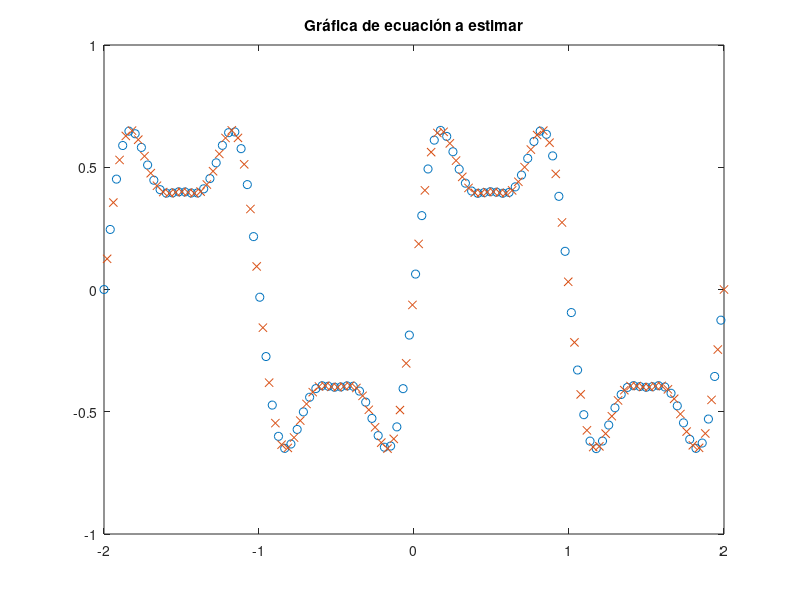

The MATLAB source for this figure: (Note: this script raises an error after producing the figure.)
%%  APRENDIZAJE NEURO-ADAPTATIVO Y ANFIS
%
%  La estructura básica del sistema de inferencia fuzzy de Mamdani es un modelo que mapea características de entrada a funciones
%  de pertenencia de entrada a reglas, reglas a un conjunto de características de salida, y las funciones de pertenencia de salida
%  a valores con salida de 'valoración-única'o a una decisión asociada con  la salida. Tal sistema usa funciones de pertenencia
%  fijas que son escogidas arbitrariamente y una regla de estructura que es esencialmente predeterminada por la interpretación del
%  usuario de las características de las variables del modelo.
%
%  ANFIS y el diseñador neuro-difuso aplican técnicas de inferencia difusa al modelado de datos. La forma de las funciones de 
%  pertenencia depende de los parámetros y cambiar estos parámetros cambia la forma de la función de pertenencia. 
%  En lugar de simplemente mirar los datos para elegir los parámetros de la función de pertenencia, se eligen automáticamente los 
%  parámetros de la función de pertenencia utilizando estas aplicaciones de Fuzzy Logic Toolbox.
%
%  Por ejemplo, si se desea aplicar inferencia difusa a un sistema para el cual ya tiene una colección de datos de entrada/salida
%  que se desea utilizar para modelar, seguir el modelo o algún escenario similar. No necesariamente tiene una estructura de 
%  modelo predeterminada basada en las características de las variables en su sistema.
%
%  En algunas situaciones de modelado, no se puede discernir lo que las funciones de pertenencia deberían parecer simplemente
%  al mirar los datos. En lugar de elegir arbitrariamente los parámetros asociados a una función de pertenencia dada, 
%  estos parámetros se podrían elegir para adaptar las funciones de pertenencia a los datos de entrada/salida para tener en 
%  cuenta estos tipos de variaciones en los valores de datos. En tales casos, puede utilizar las técnicas de aprendizaje 
%  neuro-adaptativas de la Fuzzy Logic Toolbox incorporadas en el comando anfis.
%
%  El método de aprendizaje neuro-adaptativo funciona de manera similar al de las redes neuronales. Las técnicas de aprendizaje 
%  neuro-adaptativas proporcionan un método para el procedimiento de modelado difuso para aprender información sobre un conjunto
%  de datos. El software Fuzzy Logic Toolbox calcula los parámetros de la función de pertenencia que mejor permiten que el sistema
%  de inferencia difuso asociado rastree los datos de entrada/salida dados. La función Fuzzy Logic Toolbox que realiza este 
%  parámetro de función de pertenencia se llama anfis en MATLAB.
%
%  El acrónimo ANFIS deriva su nombre del sistema de inferencia neurodifuso adaptativo. Utilizando un conjunto de datos de 
%  entrada/salida dado, la función del toolbox anfis construye un sistema de inferencia difuso (FIS) cuyos parámetros de función 
%  de pertenencia se ajustan usando un algoritmo de propagación posterior solo o en combinación con un método de mínimos cuadrados 
%  Este ajuste permite que sus sistemas difusos aprendan de los datos que están modelando.
%
%  Una estructura de tipo red similar a la de una red neuronal, que mapea entradas a través de funciones de pertenencia de 
%  entrada y parámetros asociados, y luego a través de funciones de pertenencia de salida y parámetros asociados a salidas, puede 
%  usarse para interpretar el mapa de entrada/salida.
%
%  Los parámetros asociados con las funciones de pertenencia cambian a través del proceso de aprendizaje. El cálculo de estos 
%  parámetros (o su ajuste) es facilitado por un vector gradiente. Este vector gradiente proporciona una medida de lo bien que 
%  el sistema de inferencia difusa está modelando los datos de entrada/salida para un conjunto dado de parámetros. Cuando se 
%  obtiene el vector de gradiente, se puede aplicar cualquiera de varias rutinas de optimización para ajustar los parámetros para 
%  reducir en alguna medida de error. Esta medida de error se define normalmente por la suma de la diferencia cuadrática entre 
%  salidas reales y deseadas. Anfis utiliza backpropagation o una combinación de la estimación por mínimos cuadrados y 
%  backpropagation para la estimación de los parámetros de la función de pertenencia.
%
%  El enfoque de modelado utilizado por anfis es similar a muchas técnicas de identificación de sistemas. En primer lugar, se 
%  plantea la hipótesis de una estructura de modelo parametrizada (relacionar entradas a funciones de pertenencia a reglas a 
%  salidas a funciones de pertenencia, etc.). A continuación, recopila datos de entrada/salida en un formato que pueda ser 
%  utilizado por anfis para el entrenamiento. A continuación, puede utilizar anfis para entrenar el modelo FIS para emular los
%  datos de entrenamiento que se le presentan modificando los parámetros de la función de pertenencia de acuerdo con un criterio
%  de error elegido.
%
%  En general, este tipo de modelado funciona bien si los datos de entrenamiento presentados a anfis para entrenar los
%  parámetros de la función de pertenencia son totalmente representativos de las características de los datos que el FIS
%  entrenado pretende modelar. En algunos casos, sin embargo, los datos se recogen utilizando medidas ruidosas, y los datos de
%  entrenamiento no pueden ser representativos de todas las características de los datos que se presentarán al modelo. En tales
%  situaciones, la validación del modelo es útil.
%
%  La validación del modelo es el proceso por el cual los vectores de entrada de los conjuntos de datos de entrada/salida en los
%  cuales el FIS no fue entrenado, son presentados al modelo FIS entrenado para ver cómo el modelo FIS predice los valores de
%  salida del conjunto de datos correspondiente.
%  
%  Un problema con la validación de modelos para modelos construidos usando técnicas adaptativas es seleccionar un conjunto de
%  datos que sea representativo de los datos que el modelo entrenado pretende emular, pero suficientemente distintos del conjunto
%  de datos de entrenamiento para no hacer trivial el proceso de validación.
%
%  Si se ha recogido una gran cantidad de datos, esperamos que estos datos contengan todas las características representativas
%  necesarias, por lo que el proceso de selección de un conjunto de datos para verificar o probar los propósitos se hace más
%  fácil. Sin embargo, si espera presentar mediciones ruidosas en su modelo, es posible que el conjunto de datos de entrenamiento
%  no incluya todas las características representativas que desea modelar.
%
%  El conjunto de datos de prueba le permite comprobar la capacidad de generalización del sistema de inferencia difusa resultante.
%  La idea detrás del uso de un conjunto de datos de verificación para la validación del modelo es que después de cierto punto en
%  el entrenamiento, el modelo comienza a superponer el conjunto de datos de entrenamiento. En principio, el error del modelo
%  para el conjunto de datos de comprobación tiende a disminuir a medida que el entrenamiento se lleva a cabo hasta el punto en
%  que comienza el sobreentrenado y, a continuación, el error del modelo para los datos de comprobación aumenta repentinamente.
%  El ajuste excesivo se explica por la prueba del FIS entrenado en los datos de entrenamiento contra los datos de comprobación
%  y eligiendo los parámetros de la función de pertenencia como aquellos asociados con el error de comprobación mínimo si estos
%  errores indican que el modelo se sobreentrena.
%
%  Normalmente, estos conjuntos de datos de entrenamiento y comprobación se recogen sobre la base de observaciones del sistema
%  de destino y luego se almacenan en archivos separados.
%
%% 
%%  DESARROLLO DE UN EJEMPLO
%
% # Se definen los datos de entrada y salida
% # Se genera el FIS
% # Se define el entranamiento con el número de intentos y el error medio cuadrático
% # Se entrena el conjunto de datos
% # Se validan los resultados
% 
%  El problema en cuestión es hacer una aproximación difusa de la función y=0.6sin(πx) + 0.3sin(3πx) + 0.1sin(5πx), usando anfis
%  con datos de entrenamiento y de validaciónws
%%

%%
%  El primer paso es generar los datos
%%
numPts=200;
x=linspace(-2,2,numPts)'; 
y=0.6*sin(pi*x)+0.3*sin(3*pi*x)+0.1*sin(5*pi*x);
data=[x y];
%%
%  Se genera los datos de entrenamiento y los datos de validación
%%
trndata=data(1:2:numPts,:); 
chkdata=data(2:2:numPts,:);  

%%
%  La gráfica de a ecuación que se va a entrenar se muestra a continuación:
%%
figure
plot(trndata(:,1),trndata(:,2),'o',chkdata(:,1),chkdata(:,2),'x') 
title('Gráfica de ecuación a estimar');

%%
%  Se configura el entorno de entrenamiento. Primero, se establece el número y tipo de funciones de pertenencia. Para el tipo de
%  función, se establece la función por defecto para mostrar el desarrollo básico. Posteriormente, se evaluará cada función
%%

numMFs=5; 
mfType='gbellmf';

%%
%  Se genera la matriz FIS y se visualizan las funciones de pertenencia generadas
%%
fismat=genfis1(trndata,numMFs,mfType); 

figure
[x,mf]=plotmf(fismat,'input',1);
plot(x,mf);
title('Funciones de pertenenecia');

%%
%  A continuación, se establece el número de intentos para entrenar la red, así como su tolerancia al error.
%%

trnEpoNum=100;
trnErrGoa=0;

trnOpt=[trnEpoNum trnErrGoa];

%%
%  Luego, se configuran las opciones que se van a visualizar. Con la opción 1 se muestran las opciones por defecto.
%%

dispOpt=1;

%%
%  Se genera una matriz de validación. Debe ser una muestra aleatoria de los datos de entrada, pero para el ejemplo básico, se
%  dejará por defecto
%%

trnDataM = []; 

%%
%  Por último, se genera el tipo de optimización que se va a usar: 0: backpropagation y 1 (defecto): método híbrido
%%
optMethod=0;

%%
%  Por último, se entrena el sistema con los parámetros anteriormente configurados.
%%
[fismat1,trnErr,ss]=anfis(trndata,fismat,trnOpt,dispOpt,trnDataM,optMethod);
%%
%  Se evalúa el sistema resultante, encontrando el error cuadrático medio
%%
trnOut=evalfis(trndata(:,1),fismat1);
trnRMSE=norm(trnOut-trndata(:,2))/sqrt(length(trnOut));
%%
%  Se grafica el error vs los intentos.
%%
epoch=1:trnEpoNum;
figure
plot(epoch,trnErr,'o');
title('Error vs entrenamientos');
hold on;
%%
%  Por último, se visualiza el resultado del sistema entrenado
%%
anfis_y=evalfis(x(:,1),fismat1);
figure
plot(trndata(:,1),trndata(:,2),'o',x,anfis_y,'-')
title('FIS resultante');

dispOpt=[1 0 0 1];

%%  Función de pertenencia Triangular
%  La curva triangular es una función de un vector, x, y depende de tres parámetros escalares a, b, y c, dados por
%
% <<trimfs.png>>
%%
a = 0:0.1:6;b = trimf(a,[2 3 4]);figure;plot(a,b);
%%
%  Se establece mediante mfType='trimf';
%  Con el tipo de función de transferencia de salida lineal y método híbrido, el cual es una combinación de estimación por mínimos
%  cuadrados y backpropagation
%%
mfType='trimf';
outmftype='linear';
optMethod=1;
anfis_t(trndata, numMFs,mfType,outmftype,trnEpoNum, trnErrGoa, dispOpt, trnDataM, optMethod);
%%
%  Con backpropagation
%%
outmftype='linear';
optMethod=0;
anfis_t(trndata, numMFs,mfType,outmftype,trnEpoNum, trnErrGoa, dispOpt, trnDataM, optMethod);
%%
%  Con el tipo de función de transferencia de salida constante y método híbrido
%%
outmftype='constant';
optMethod=1;
anfis_t(trndata, numMFs,mfType,outmftype,trnEpoNum, trnErrGoa, dispOpt, trnDataM, optMethod);
%%
%  Con el tipo de función de transferencia de salida constante y método backpropagation
%%
outmftype='constant';
optMethod=0;
anfis_t(trndata, numMFs,mfType,outmftype,trnEpoNum, trnErrGoa, dispOpt, trnDataM, optMethod);

%%  Función de pertenencia Trapezoidal
%  La curva trapezoidal es una función de un vector, x, y depende de cuatro parámetros escalares a, b, c y d, dados por
%
% <<trapmf.png>>
%%
a = 0:0.1:6;b = trapmf(a,[2 3 4 5]);figure;plot(a,b);
%%
%  Se establece mediante mfType='trapmf'. Con mft lineal e híbrido
%%
mfType='trapmf';
outmftype='linear';
optMethod=1;
anfis_t(trndata, numMFs,mfType,outmftype,trnEpoNum, trnErrGoa, dispOpt, trnDataM, optMethod);
%%
%  Con backpropagation
%%
outmftype='linear';
optMethod=0;
anfis_t(trndata, numMFs,mfType,outmftype,trnEpoNum, trnErrGoa, dispOpt, trnDataM, optMethod);
%%
%  Con mft constante da error 
%%
%DA ERROR!
%mfType='trapmf';
%outmftype='constant';
%optMethod=1;
%anfis_t(trndata, numMFs,mfType,outmftype,trnEpoNum, trnErrGoa, dispOpt, trnDataM, optMethod);
%
%outmftype='constant';
%optMethod=0;
%anfis_t(trndata, numMFs,mfType,outmftype,trnEpoNum, trnErrGoa, dispOpt, trnDataM, optMethod);
%%

%%  Función de pertenencia Campana de Bell general
%  La función de campana generalizada depende de tres parámetros a, b, y c dados por
%
% <<gbellmf.png>>
%
%  Donde el parámetro b es usualmente positivo y l parámetro c localiza el centro de la curva
%%
a = 0:0.1:6;b = gbellmf(a,[1 2 3]);figure;plot(a,b);
%%
%  Se establece mediante mfType='gbellmf'. Con MFT lineal y método híbrido
%%
mfType='gbellmf';
outmftype='linear';
optMethod=1;
anfis_t(trndata, numMFs,mfType,outmftype,trnEpoNum, trnErrGoa, dispOpt, trnDataM, optMethod);
%%
%  Con backpropagation
%%
outmftype='linear';
optMethod=0;
anfis_t(trndata, numMFs,mfType,outmftype,trnEpoNum, trnErrGoa, dispOpt, trnDataM, optMethod);
%%
%  Con mft constante y método híbrido
%%
outmftype='constant';
optMethod=1;
anfis_t(trndata, numMFs,mfType,outmftype,trnEpoNum, trnErrGoa, dispOpt, trnDataM, optMethod);
%%
%  Con backpropagation
%%
outmftype='constant';
optMethod=0;
anfis_t(trndata, numMFs,mfType,outmftype,trnEpoNum, trnErrGoa, dispOpt, trnDataM, optMethod);

%%  Función de pertenencia de Gauss simétrica
%  La función simétrica de Gauss depende de dos parámetros σ y c dados por:
%
% <<gaussmf.png>>
%%
a = 0:0.1:10;b = gaussmf(a,[2 5]);figure;plot(a,b);xlabel('gaussmf, P=[2 5]')
%%
%  Se establece mediante mfType='gaussmf'. Con MFT lineal y método híbrido
%%
mfType='gaussmf';
outmftype='linear';
optMethod=1;
anfis_t(trndata, numMFs,mfType,outmftype,trnEpoNum, trnErrGoa, dispOpt, trnDataM, optMethod);
%%
%  Con método backpropagation
%%
outmftype='linear';
optMethod=0;
anfis_t(trndata, numMFs,mfType,outmftype,trnEpoNum, trnErrGoa, dispOpt, trnDataM, optMethod);
%%
%  Con MFT constante y método híbrido
%%
outmftype='constant';
optMethod=1;
anfis_t(trndata, numMFs,mfType,outmftype,trnEpoNum, trnErrGoa, dispOpt, trnDataM, optMethod);
%%
%  Con método backpropagation
%%
outmftype='constant';
optMethod=0;
anfis_t(trndata, numMFs,mfType,outmftype,trnEpoNum, trnErrGoa, dispOpt, trnDataM, optMethod);

%%  Función de pertenencia de Gauss combinada
%  La función gaussiana depende de dos parámetros σ y c dados por
%
% <<gauss2mf.png>>
%
%%
a = [0:0.1:10]';b1 = gauss2mf(a,[2 4 1 8]);b2 = gauss2mf(a,[2 5 1 7]);b3 = gauss2mf(a,[2 6 1 6]);b4 = gauss2mf(a,[2 7 1 5]);b5 = gauss2mf(a,[2 8 1 4]);figure;
plot(a,[b1 b2 b3 b4 b5])
%%
%  Se establece mediante mfType='gauss2mf'. Con MFT lineal y método híbrido:
%%
mfType='gauss2mf';
outmftype='linear';
optMethod=1;
anfis_t(trndata, numMFs,mfType,outmftype,trnEpoNum, trnErrGoa, dispOpt, trnDataM, optMethod);
%%
%  Con método backpropagation
%%
outmftype='linear';
optMethod=0;
anfis_t(trndata, numMFs,mfType,outmftype,trnEpoNum, trnErrGoa, dispOpt, trnDataM, optMethod);
%%
%  Con MFT constante y método híbrido
%%
outmftype='constant';
optMethod=1;
anfis_t(trndata, numMFs,mfType,outmftype,trnEpoNum, trnErrGoa, dispOpt, trnDataM, optMethod);
%%
%  Con método backpropagation
%%
outmftype='constant';
optMethod=0;
anfis_t(trndata, numMFs,mfType,outmftype,trnEpoNum, trnErrGoa, dispOpt, trnDataM, optMethod);

%%  Función de pertenencia PI
%  Esta curva basada en splines se denomina así debido a su forma Π. La función de pertenencia se evalúa en los puntos
%  determinados por el vector x. Los parámetros a y d ubican los "pies" de la curva, mientras que b y c ubican sus "hombros". La
%  función de pertenencia es un producto de las funciones de membresía smf y zmf, y está dada por:
%
% <<pimf.png>>
%
%%
a = 0:0.1:10;b = pimf(a,[1 4 5 10]);figure;plot(a,b);xlabel('pimf, P = [1 4 5 10]');ylim([-0.05 1.05])
%%
%  Se establece mediante mfType='pimf'. Con MFT lineal y método híbrido
%%
mfType='pimf';
outmftype='linear';
optMethod=1;
anfis_t(trndata, numMFs,mfType,outmftype,trnEpoNum, trnErrGoa, dispOpt, trnDataM, optMethod);
%%
%  Con método backpropagation
%%
outmftype='linear';
optMethod=0;
anfis_t(trndata, numMFs,mfType,outmftype,trnEpoNum, trnErrGoa, dispOpt, trnDataM, optMethod);
%%
%  Con MFT constante y método híbrido
%%
outmftype='constant';
optMethod=1;
anfis_t(trndata, numMFs,mfType,outmftype,trnEpoNum, trnErrGoa, dispOpt, trnDataM, optMethod);
%%
%  Con método backpropagation
%%
outmftype='constant';
optMethod=0;
anfis_t(trndata, numMFs,mfType,outmftype,trnEpoNum, trnErrGoa, dispOpt, trnDataM, optMethod);

%%  Función de pertenencia de diferencia de Sigmoidales
%  Diferencia entre dos funciones de membresía sigmoidal. La función de pertenencia sigmoidal utilizada depende de los dos
%  parámetros a y c y está dada por
%
% <<dsigmf.png>>
%
%  La función de pertenencia dsigmf depende de cuatro parámetros, a1, c1, a2 y c2, y es la diferencia entre dos de estas funciones
%  sigmoides. F1 (x; a1, c1) - f2 (x; a2, c2). Los parámetros se listan en el orden: [a1 c1 a2 c2]. 
%%
a = 0:0.1:10;b = dsigmf(a,[5 2 5 7]);figure;plot(a,b);xlabel('dsigmf, P = [5 2 5 7]')
%%
%  Se establece mediante mfType='dsigmf'. Con MFT lineal y método híbrido
%%
mfType='dsigmf';

outmftype='linear';
optMethod=1;
anfis_t(trndata, numMFs,mfType,outmftype,trnEpoNum, trnErrGoa, dispOpt, trnDataM, optMethod);
%%
%  Con método backpropagation
%%
outmftype='linear';
optMethod=0;
anfis_t(trndata, numMFs,mfType,outmftype,trnEpoNum, trnErrGoa, dispOpt, trnDataM, optMethod);
%%
%  Con MFT constante y método híbrido
%%
outmftype='constant';
optMethod=1;
anfis_t(trndata, numMFs,mfType,outmftype,trnEpoNum, trnErrGoa, dispOpt, trnDataM, optMethod);
%%
%  Con método backpropagation
%%
outmftype='constant';
optMethod=0;
anfis_t(trndata, numMFs,mfType,outmftype,trnEpoNum, trnErrGoa, dispOpt, trnDataM, optMethod);
%%  Función de pertenencia de producto de Sigmoidales
%  Producto entre dos funciones de membresía sigmoidal. La función de pertenencia sigmoidal utilizada depende de los dos
%  parámetros a y c y está dada por
%
% <<psigmf.png>>
%
%  La función de pertenencia psigmf depende de cuatro parámetros, a1, c1, a2 y c2, y es el producto entre dos de estas funciones
%  sigmoides. F1 (x; a1, c1) x f2 (x; a2, c2). Los parámetros se listan en el orden: [a1 c1 a2 c2]. 
%%
a = 0:0.1:10;b = psigmf(a,[5 2 5 7]);figure;plot(a,b);xlabel('psigmf, P = [5 2 5 7]')
%%
%  Se establece mediante mfType='psigmf'. Con MFT lineal y método híbrido
%%
mfType='psigmf';

outmftype='linear';
optMethod=1;
anfis_t(trndata, numMFs,mfType,outmftype,trnEpoNum, trnErrGoa, dispOpt, trnDataM, optMethod);
%%
%  Con método backpropagation
%%
outmftype='linear';
optMethod=0;
anfis_t(trndata, numMFs,mfType,outmftype,trnEpoNum, trnErrGoa, dispOpt, trnDataM, optMethod);
%%
%  Con MFT constante y método híbrido
%%
outmftype='constant';
optMethod=1;
anfis_t(trndata, numMFs,mfType,outmftype,trnEpoNum, trnErrGoa, dispOpt, trnDataM, optMethod);
%%
%  Con método backpropagation
%%
outmftype='constant';
optMethod=0;
anfis_t(trndata, numMFs,mfType,outmftype,trnEpoNum, trnErrGoa, dispOpt, trnDataM, optMethod);
%%  RESULTADOS Y CONCLUSIONES
%  
%  Se evaluaron los diferentes métodos para generar un entrenamiento mediante ANFIS, con parámetros que permiten visualizar cuál
%  es el mejor, basados en la gráfica resultante, la velocidad con la que llega al error estimado y el error cuadrático medio. 
%
%  Entonces, se puede visualizar que las funciones trimf con MFT lineal y método híbrido, gbellmf con MFT lineal y método híbrido, 
%  gauss2mf con MFT lineal y método híbrido,dsigmf con MFT lineal y método híbrido, y psigmf con MFT lineal y método híbrido
%  dan los mejores resultados. Como se puede ver, lo que tienen en común es que tienen función de pertenencia lineal y utiliza el
%  método híbrido, y además, el error cuádratico es menor que 0.1
%
%  Más referencia en https://www.mathworks.com/help/fuzzy/index.html
%%
%close all;